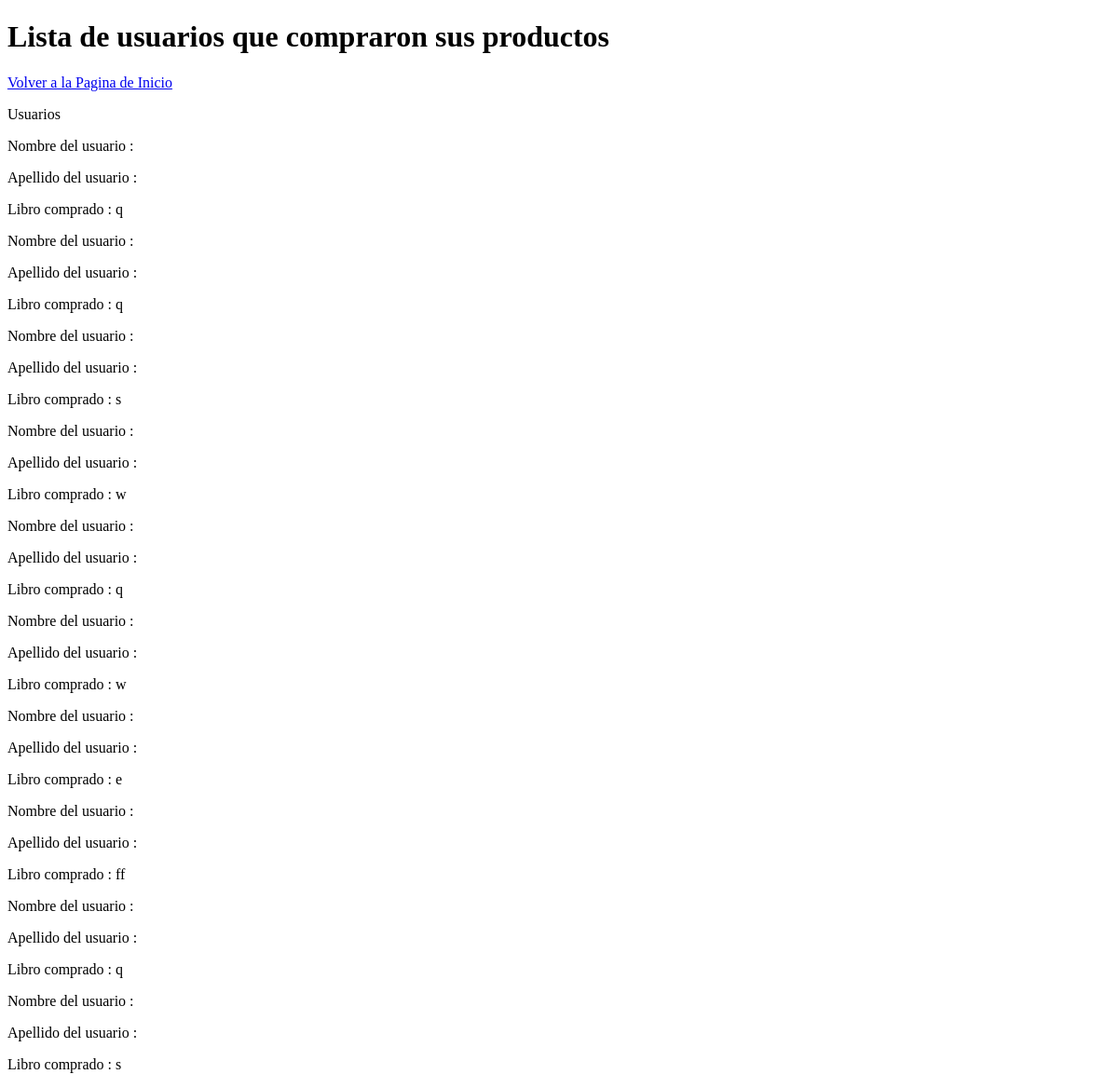
Before: /VistaCompradores (signed in) with the older database file.
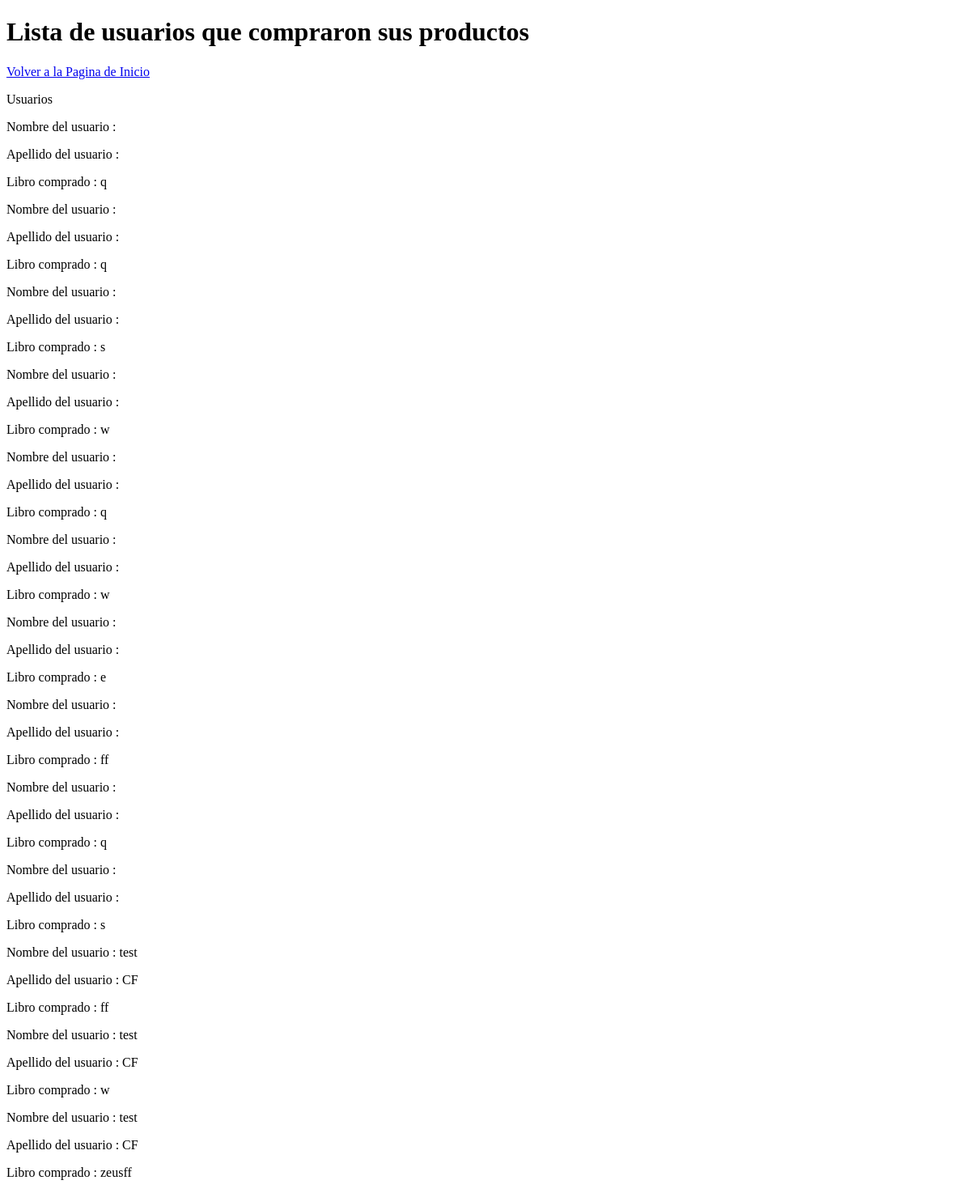
After: the same page with the newer database file.
### homePage/models.py (models this page shows, shortened)
class Compradores(models.Model):
		libro = models.ForeignKey(infoLibro, on_delete=models.SET_NULL,null=True)
		manualidad = models.ForeignKey(contenidoManualidad, on_delete=models.SET_NULL,null=True)
		usuarioDuenio=models.ForeignKey (infousuario,on_delete=models.SET_NULL, null=True,related_name='usuarioDuenio')
		usuarioComprador=models.ForeignKey (infousuario,on_delete=models.SET_NULL, null=True,related_name='usuarioComprador')

class infoLibro(models.Model):
	user=models.ForeignKey(User,on_delete=models.SET_NULL, null=True)
	archivo=models.FileField(upload_to='contenido/books/', validators=[validate_file_extension],default='contenido/books/default.pdf')
	genero= models.ForeignKey(GeneroLiterario, on_delete=models.SET_NULL, null=True)
	Titulo= models.CharField(max_length=50)
	Descripcion=models.TextField(max_length=2000)
	ISBN= models.IntegerField()
	PrecioLibro= models.IntegerField(default=0)
	CantidadPaginas=models.IntegerField()
	Idioma=models.CharField(max_length=15)
	imagen=models.ImageField(upload_to='images/books/covers/',default='images/books/covers/default.jpg', null=True,blank=True )

class infousuario(models.Model):
	balance= models.IntegerField(default=0)
	user= models.OneToOneField (User,on_delete=models.CASCADE)
	aficiones= models.ForeignKey(competencias,on_delete=models.CASCADE,null=True)
	es_CreadorDeContenido= models.BooleanField(default=False)
	profile_img=models.ImageField(upload_to='images/profile/',default='images/profile/perfilb.jpg',null=False,blank=False)
	es_Nada= models.BooleanField(default=False)

class contenidoManualidad(models.Model):
	user=models.ForeignKey(User,on_delete=models.SET_NULL, null=True)
	title=models.CharField(max_length=50)
	existencias=models.IntegerField(default=0)
	descripcion=models.TextField(max_length=150)
	genero=models.ForeignKey(GeneroManualidad, on_delete=models.SET_NULL, null=True)
	precioV=models.PositiveIntegerField(default=0)
	imagen=models.ImageField(upload_to='images/manualidades/covers/',default='images/manualidades/covers/default.jpg', null=True,blank=True )
	imagen2=models.ImageField(upload_to='images/manualidades/covers/',default='images/manualidades/covers/default.jpg', null=True,blank=True )
	imagen3=models.ImageField(upload_to='images/manualidades/covers/',default='images/manualidades/covers/default.jpg', null=True,blank=True )
	puntaje=models.DecimalField(max_digits=5, decimal_places=2, blank=True, null=True, default=0.00)
	canticomp=models.IntegerField(default=0)

### homePage/views.py (the view)
# urls.py: url(r'^VistaCompradores$', views.compradores_view, name='ver compradores'),
@login_required(login_url='/')
def compradores_view(request):
	usuario= infousuario.objects.get(user = request.user)
	usuariosCompradores=[]
	usuariosCompraManu=[]
	compradxres=Compradores.objects.filter(usuarioDuenio=infousuario.objects.get(user = request.user))
	for item in compradxres:
		if( item.usuarioComprador is not None and item.libro is not None ):#Si es un libro
			usuariosCompradores.append(item)
		if( item.usuarioComprador is not None and item.manualidad is not None ):#Si es un libro
			usuariosCompraManu.append(item)
	return render(request,'VistaCompradores.html',{'usuariosCompradores':usuariosCompradores,'usuariosCompraManu':usuariosCompraManu})

### homePage/templates/VistaCompradores.html (shortened to what this page needs)
<!DOCTYPE html>
<html>
<head>
</head>
<body>
<h1>Lista de usuarios que compraron sus productos</h1>
<a href="/HomePage">Volver a la Pagina de Inicio</a>
<p>Usuarios </p>
{% for  Usuarios in usuariosCompradores %}
<p>Nombre del usuario : {{Usuarios.usuarioComprador.user.first_name}}</p>
<p>Apellido del usuario : {{Usuarios.usuarioComprador.user.last_name}}</p>
<p>Libro comprado : {{Usuarios.libro.Titulo}}</p>
{%endfor%}
{% for  Usuar in usuariosCompraManu %}
<p>Nombre del usuario : {{Usuar.usuarioComprador.user.first_name}}</p>
<p>Apellido del usuario : {{Usuar.usuarioComprador.user.last_name}}</p>
<p>Libro comprado : {{Usuar.manualidad.title}}</p>
{%endfor%}
</body>
</html>

Changed rows visible on the page:
added Compradores: usuarioComprador.user.first_name "test", usuarioComprador.user.last_name "CF", libro.Titulo "ff", shown under "Lista de usuarios que compraron sus productos"
added Compradores: usuarioComprador.user.first_name "test", usuarioComprador.user.last_name "CF", libro.Titulo "w", shown under "Lista de usuarios que compraron sus productos"
added Compradores: usuarioComprador.user.first_name "test", usuarioComprador.user.last_name "CF", manualidad "zeusff"
